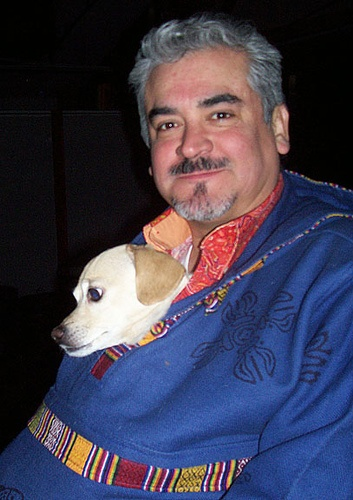
#> input picture data/1.jpg, 353 x 500 px
$ jupyter execute image_arguement.ipynb
#> lines starting #> are read from the running program, lines starting #| are printed output that depends on the picture
#> further down, img is the input picture: shape (500, 353, 3); mean B, G, R 80.9, 60.9, 63.6
[cell 1]
import cv2
import numpy as np
def preprocess(img, imgsize, jitter, random_placing=False):
    """
    Image preprocess for yolo input
    Pad the shorter side of the image and resize to (imgsize, imgsize)
    Args:
        img (numpy.ndarray): input image whose shape is :math:`(H, W, C)`.
            Values range from 0 to 255.
        imgsize (int): target image size after pre-processing
        jitter (float): amplitude of jitter for resizing
        random_placing (bool): if True, place the image at random position

    Returns:
        img (numpy.ndarray): input image whose shape is :math:`(C, imgsize, imgsize)`.
            Values range from 0 to 1.
        info_img : tuple of h, w, nh, nw, dx, dy.
            h, w (int): original shape of the image
            nh, nw (int): shape of the resized image without padding
            dx, dy (int): pad size
    """
#> called with imgsize = 416, jitter = 0.1, random_placing = True
    h, w, _ = img.shape
#> h = 500; w = 353
    img = img[:, :, ::-1]
    assert img is not None
    #尺寸大小的随机抖动，jitter越大，长宽的的变化越大
    if jitter > 0:
        # add jitter
        dw = jitter * w
#> dw = 35.3
        dh = jitter * h
#> dh = 50
        new_ar = (w + np.random.uniform(low=-dw, high=dw))\
                 / (h + np.random.uniform(low=-dh, high=dh))
#> new_ar = 0.683
    else:
        new_ar = w / h

    if new_ar < 1:
        nh = imgsize
        nw = nh * new_ar
#> nw = 284.3
    else:
        nw = imgsize
        nh = nw / new_ar
    nw, nh = int(nw), int(nh)
#> nw = 284; nh = 416
    #图像填充位置的随机性
    if random_placing:
        dx = int(np.random.uniform(imgsize - nw))
#> dx = 53
        dy = int(np.random.uniform(imgsize - nh))
#> dy = 0
    else:
        dx = (imgsize - nw) // 2
        dy = (imgsize - nh) // 2

    img = cv2.resize(img, (nw, nh))
#> img: shape (416, 284, 3)
    sized = np.ones((imgsize, imgsize, 3), dtype=np.uint8) * 127
    sized[dy:dy+nh, dx:dx+nw, :] = img
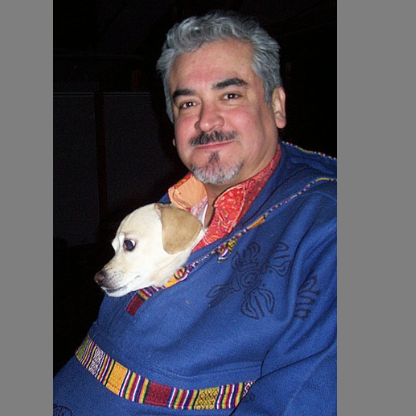
#> sized: shape (416, 416, 3); mean R, G, B 83.6, 81.8, 95.4

    info_img = (h, w, nh, nw, dx, dy)
#> info_img = (500, 353, 416, 284, 53, 0)
    return sized, info_img

[cell 2]
jitter=0.1
andom_placing=True
img_size=416

[cell 3]
img=cv2.imread('data/1.jpg')
# [6 lines of commented-out code are left out]

[cell 4]
sized, info_img=preprocess(img, img_size, jitter=jitter,random_placing=andom_placing)
#> info_img = (500, 353, 416, 284, 53, 0)
# [4 lines of commented-out code are left out]
cv2.waitKey()

[cell 5]
def random_distort(img, hue, saturation, exposure):
    """
    perform random distortion in the HSV color space.
    Args:
        img (numpy.ndarray): input image whose shape is :math:`(H, W, C)`.
            Values range from 0 to 255.
        hue (float): random distortion parameter.
        saturation (float): random distortion parameter.
        exposure (float): random distortion parameter.
    Returns:
        img (numpy.ndarray)
    """
#> called with hue = 0.2, saturation = 1.5, exposure = 1.5
    #hue 调整色彩度，sat 调整对比度， exp调整亮度
    dhue = np.random.uniform(low=-hue, high=hue)
    dsat = rand_scale(saturation)
    dexp = rand_scale(exposure)

    img = cv2.cvtColor(img, cv2.COLOR_RGB2HSV)
#> img: shape (416, 416, 3); mean H, S, V 56.7, 90.3, 104.7
    img = np.asarray(img, dtype=np.float32) / 255.
#> img: shape (416, 416, 3) float32; mean H, S, V 0.222, 0.354, 0.41
    img[:, :, 1] *= dsat
#> img: shape (416, 416, 3) float32; mean H, S, V 0.222, 0.268, 0.41
    img[:, :, 2] *= dexp
#> img: shape (416, 416, 3) float32; mean H, S, V 0.222, 0.268, 0.593
    H = img[:, :, 0] + dhue
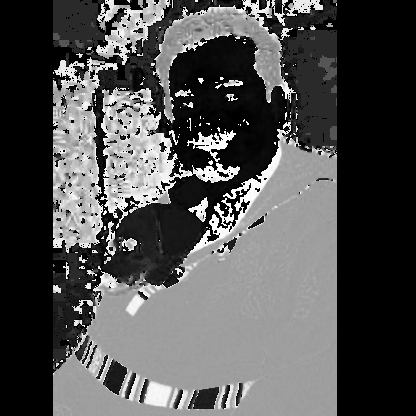
#> H: shape (416, 416) float32; min -0.0305, max 0.671, mean 0.192; drawn with min black and max white

    if dhue > 0:
        H[H > 1.0] -= 1.0
    else:
        H[H < 0.0] += 1.0
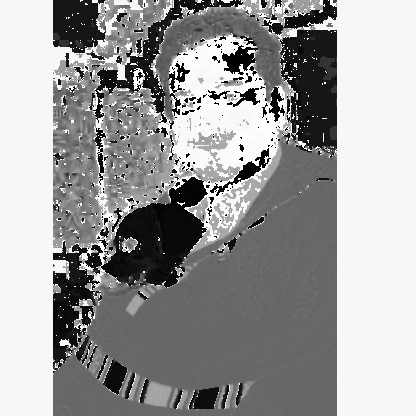
#> H: shape (416, 416) float32; min 0.000834, max 0.997, mean 0.613

    img[:, :, 0] = H
#> img: shape (416, 416, 3) float32; mean H, S, V 0.613, 0.268, 0.593
    img = (img * 255).clip(0, 255).astype(np.uint8)
#> img: shape (416, 416, 3); mean H, S, V 156.1, 67.9, 146.2
    img = cv2.cvtColor(img, cv2.COLOR_HSV2RGB)
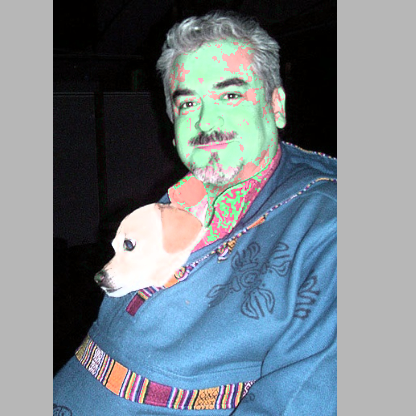
#> img: shape (416, 416, 3); mean R, G, B 118.9, 130.5, 139
    img = np.asarray(img, dtype=np.float32)

    return img

[cell 6]
def rand_scale(s):
    """
    calculate
    random scaling factor
    Args:
        s (float): range of the random scale.
    Returns:
        random scaling factor (float) whose range is
        from 1 / s to s .
    """
    scale = np.random.uniform(low=1, high=s)
    if np.random.rand() > 0.5:
        return scale
    return 1 / scale

[cell 7]
hue=0.2
saturation=1.5
exposure=1.5

[cell 8]
img2 = random_distort(sized, hue, saturation, exposure)
sized=sized[:,:,::-1]
# img2 = cv2.cvtColor(img2, cv2.COLOR_HSV2RGB)
img2=img2[:,:,::-1]
cv2.imwrite('img_or.jpg',img)
cv2.imwrite('img_dis.jpg',img2)
#> Out = True
# cv2.waitKey()

$ run again, with data/000031.jpg copied over data/1.jpg
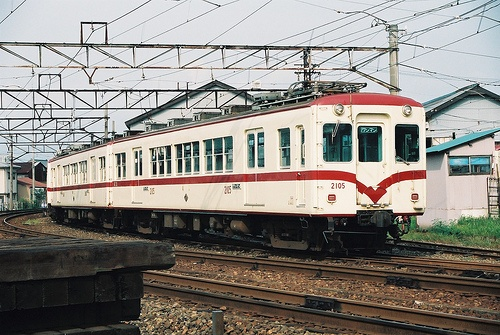
#> input picture data/000031.jpg, 500 x 335 px
#> img is the input picture: shape (335, 500, 3); mean B, G, R 130.7, 136.3, 140.9
#> in preprocess, `sized[dy:dy+nh, dx:dx+nw, :] = img`:
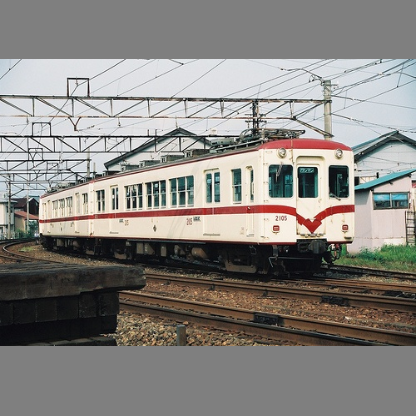
#> sized: shape (416, 416, 3); mean R, G, B 136.5, 133.3, 129.4
#> `sized, info_img=preprocess(img, img_size, jitter=jitter,random_placing..`: info_img = (335, 500, 287, 416, 0, 59)
#> in random_distort, `img = cv2.cvtColor(img, cv2.COLOR_HSV2RGB)`:
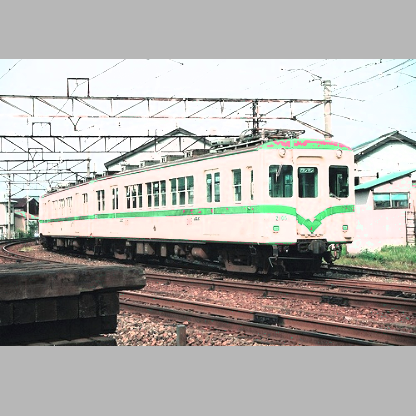
#> img: shape (416, 416, 3); mean R, G, B 174.9, 173.6, 169.8
#> Out = True

$ run again, with data/000035.jpg copied over data/1.jpg
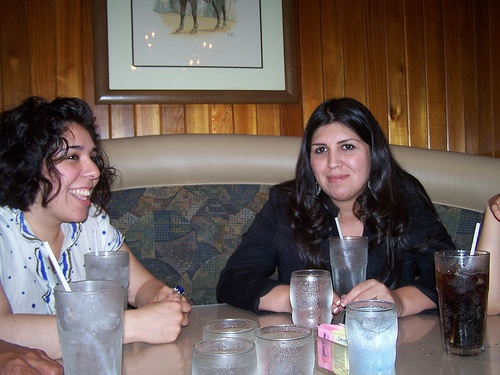
#> input picture data/000035.jpg, 500 x 375 px
#> img is the input picture: shape (375, 500, 3); mean B, G, R 89.1, 95, 109.1
#> in preprocess, `sized[dy:dy+nh, dx:dx+nw, :] = img`:
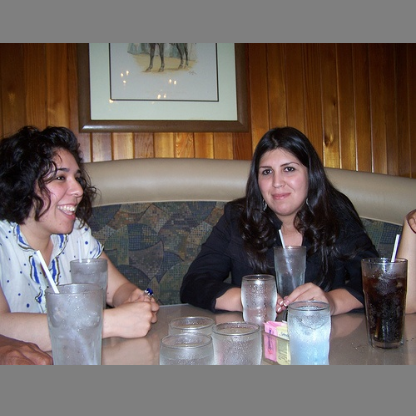
#> sized: shape (416, 416, 3); mean R, G, B 113.1, 102.1, 97.5
#> `sized, info_img=preprocess(img, img_size, jitter=jitter,random_placing..`: info_img = (375, 500, 322, 416, 0, 43)
#> in random_distort, `img = cv2.cvtColor(img, cv2.COLOR_HSV2RGB)`:
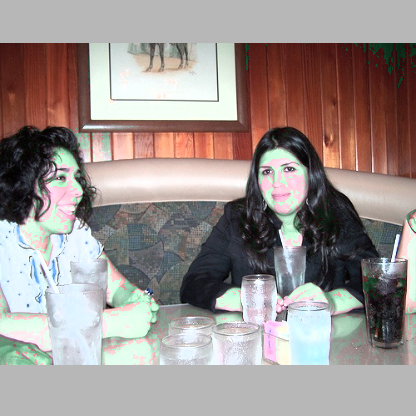
#> img: shape (416, 416, 3); mean R, G, B 156, 146.6, 143.6
#> Out = True

$ run again, with data/000036.jpg copied over data/1.jpg
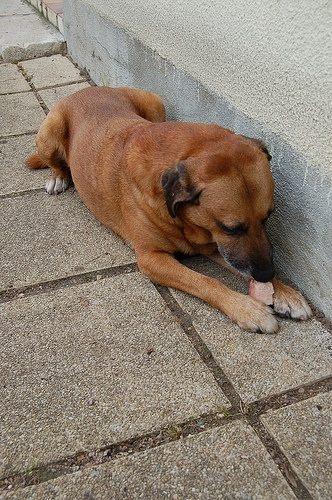
#> input picture data/000036.jpg, 332 x 500 px
#> img is the input picture: shape (500, 332, 3); mean B, G, R 115, 129.3, 143.1
#> in preprocess, `sized[dy:dy+nh, dx:dx+nw, :] = img`:
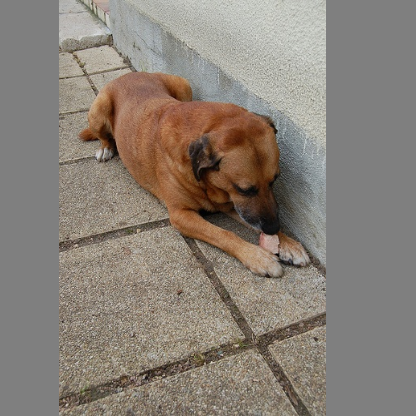
#> sized: shape (416, 416, 3); mean R, G, B 137.2, 128.4, 119.2
#> `sized, info_img=preprocess(img, img_size, jitter=jitter,random_placing..`: info_img = (500, 332, 416, 267, 59, 0)
#> in random_distort, `img = cv2.cvtColor(img, cv2.COLOR_HSV2RGB)`:
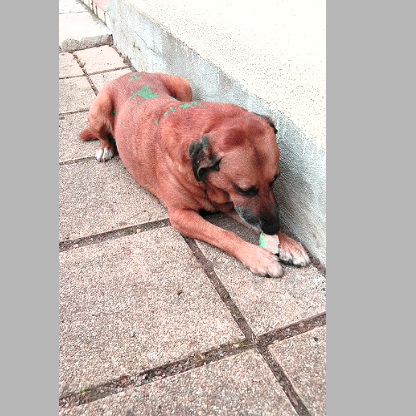
#> img: shape (416, 416, 3); mean R, G, B 195.8, 181.3, 176.5
#> Out = True
